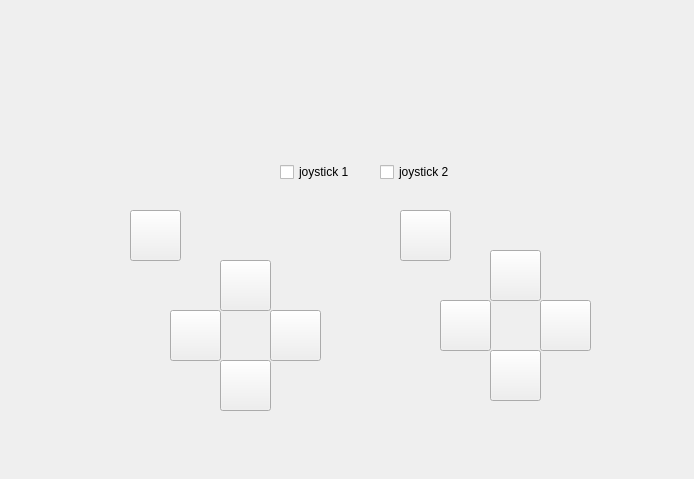
<?xml version="1.0" encoding="UTF-8"?>
<ui version="4.0">
 <class>JoystickWindow</class>
 <widget class="QMainWindow" name="JoystickWindow">
  <property name="geometry">
   <rect>
    <x>0</x>
    <y>0</y>
    <width>694</width>
    <height>479</height>
   </rect>
  </property>
  <property name="windowTitle">
   <string>MainWindow</string>
  </property>
  <widget class="QWidget" name="centralwidget">
   <widget class="QLabel" name="joystickImg1">
    <property name="geometry">
     <rect>
      <x>110</x>
      <y>190</y>
      <width>256</width>
      <height>256</height>
     </rect>
    </property>
    <property name="text">
     <string/>
    </property>
    <property name="pixmap">
     <pixmap resource="../../../data/data_res.qrc">:/c64_images/joystick_cropped.jpg</pixmap>
    </property>
    <property name="scaledContents">
     <bool>true</bool>
    </property>
   </widget>
   <widget class="QLabel" name="joystickImg2">
    <property name="geometry">
     <rect>
      <x>380</x>
      <y>190</y>
      <width>256</width>
      <height>256</height>
     </rect>
    </property>
    <property name="text">
     <string/>
    </property>
    <property name="pixmap">
     <pixmap resource="../../../data/data_res.qrc">:/c64_images/joystick_cropped.jpg</pixmap>
    </property>
    <property name="scaledContents">
     <bool>true</bool>
    </property>
   </widget>
   <widget class="QLabel" name="c64ImgSide">
    <property name="geometry">
     <rect>
      <x>-10</x>
      <y>-100</y>
      <width>650</width>
      <height>284</height>
     </rect>
    </property>
    <property name="text">
     <string/>
    </property>
    <property name="pixmap">
     <pixmap resource="../../../data/data_res.qrc">:/c64_images/c64_side_improved.png</pixmap>
    </property>
    <property name="scaledContents">
     <bool>true</bool>
    </property>
   </widget>
   <widget class="QCheckBox" name="enabledJoy1">
    <property name="geometry">
     <rect>
      <x>280</x>
      <y>160</y>
      <width>91</width>
      <height>24</height>
     </rect>
    </property>
    <property name="text">
     <string>joystick 1</string>
    </property>
    <property name="iconSize">
     <size>
      <width>20</width>
      <height>20</height>
     </size>
    </property>
    <property name="checked">
     <bool>false</bool>
    </property>
   </widget>
   <widget class="QCheckBox" name="enableJoy2">
    <property name="geometry">
     <rect>
      <x>380</x>
      <y>160</y>
      <width>91</width>
      <height>24</height>
     </rect>
    </property>
    <property name="text">
     <string>joystick 2</string>
    </property>
   </widget>
   <widget class="QPushButton" name="keyFire1">
    <property name="geometry">
     <rect>
      <x>130</x>
      <y>210</y>
      <width>51</width>
      <height>51</height>
     </rect>
    </property>
    <property name="flat">
     <bool>false</bool>
    </property>
   </widget>
   <widget class="QPushButton" name="keyFire2">
    <property name="geometry">
     <rect>
      <x>400</x>
      <y>210</y>
      <width>51</width>
      <height>51</height>
     </rect>
    </property>
    <property name="flat">
     <bool>false</bool>
    </property>
   </widget>
   <widget class="QPushButton" name="keyUp1">
    <property name="geometry">
     <rect>
      <x>220</x>
      <y>260</y>
      <width>51</width>
      <height>51</height>
     </rect>
    </property>
    <property name="flat">
     <bool>false</bool>
    </property>
   </widget>
   <widget class="QPushButton" name="keyDown1">
    <property name="geometry">
     <rect>
      <x>220</x>
      <y>360</y>
      <width>51</width>
      <height>51</height>
     </rect>
    </property>
    <property name="flat">
     <bool>false</bool>
    </property>
   </widget>
   <widget class="QPushButton" name="keyLeft1">
    <property name="geometry">
     <rect>
      <x>170</x>
      <y>310</y>
      <width>51</width>
      <height>51</height>
     </rect>
    </property>
    <property name="flat">
     <bool>false</bool>
    </property>
   </widget>
   <widget class="QPushButton" name="keyRight1">
    <property name="geometry">
     <rect>
      <x>270</x>
      <y>310</y>
      <width>51</width>
      <height>51</height>
     </rect>
    </property>
    <property name="flat">
     <bool>false</bool>
    </property>
   </widget>
   <widget class="QPushButton" name="keyLeft2">
    <property name="geometry">
     <rect>
      <x>440</x>
      <y>300</y>
      <width>51</width>
      <height>51</height>
     </rect>
    </property>
    <property name="flat">
     <bool>false</bool>
    </property>
   </widget>
   <widget class="QPushButton" name="keyUp2">
    <property name="geometry">
     <rect>
      <x>490</x>
      <y>250</y>
      <width>51</width>
      <height>51</height>
     </rect>
    </property>
    <property name="flat">
     <bool>false</bool>
    </property>
   </widget>
   <widget class="QPushButton" name="keyRight2">
    <property name="geometry">
     <rect>
      <x>540</x>
      <y>300</y>
      <width>51</width>
      <height>51</height>
     </rect>
    </property>
    <property name="flat">
     <bool>false</bool>
    </property>
   </widget>
   <widget class="QPushButton" name="keyDown2">
    <property name="geometry">
     <rect>
      <x>490</x>
      <y>350</y>
      <width>51</width>
      <height>51</height>
     </rect>
    </property>
    <property name="flat">
     <bool>false</bool>
    </property>
   </widget>
  </widget>
 </widget>
 <resources>
  <include location="../../../data/data_res.qrc"/>
 </resources>
 <connections/>
</ui>
